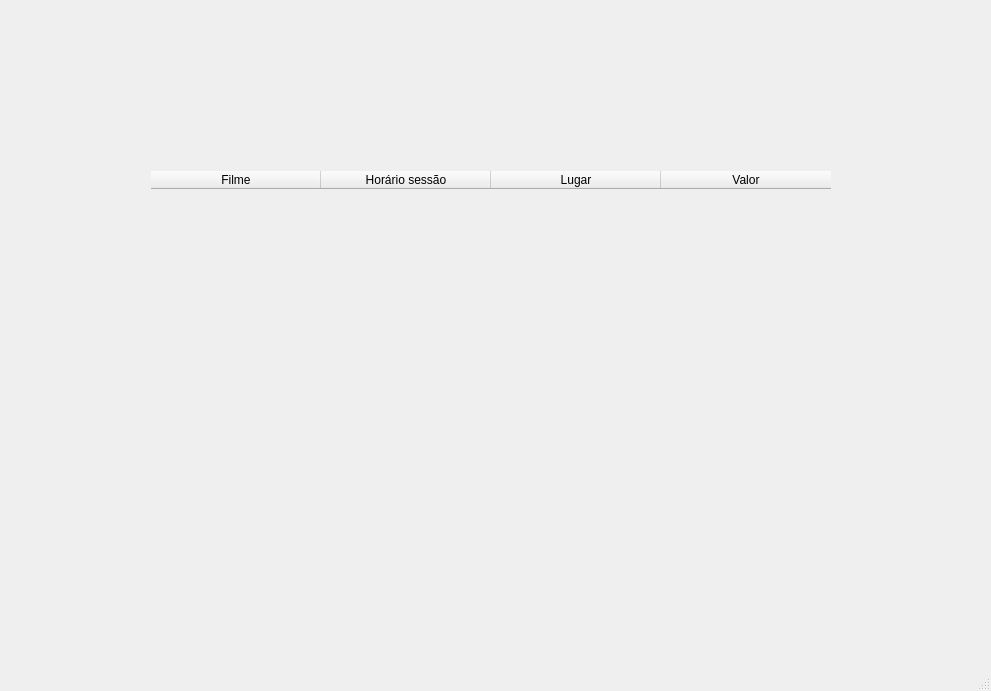
<?xml version="1.0" encoding="UTF-8"?>
<ui version="4.0">
 <class>MainWindow</class>
 <widget class="QMainWindow" name="MainWindow">
  <property name="geometry">
   <rect>
    <x>0</x>
    <y>0</y>
    <width>991</width>
    <height>691</height>
   </rect>
  </property>
  <property name="windowTitle">
   <string>MainWindow</string>
  </property>
  <widget class="QWidget" name="centralwidget">
   <widget class="QTableWidget" name="tableWidget">
    <property name="geometry">
     <rect>
      <x>150</x>
      <y>170</y>
      <width>701</width>
      <height>301</height>
     </rect>
    </property>
    <property name="styleSheet">
     <string notr="true">QTableWidget{
	background: transparent;
}

</string>
    </property>
    <property name="showGrid">
     <bool>false</bool>
    </property>
    <attribute name="horizontalHeaderVisible">
     <bool>true</bool>
    </attribute>
    <attribute name="horizontalHeaderDefaultSectionSize">
     <number>170</number>
    </attribute>
    <attribute name="verticalHeaderVisible">
     <bool>false</bool>
    </attribute>
    <attribute name="verticalHeaderDefaultSectionSize">
     <number>50</number>
    </attribute>
    <column>
     <property name="text">
      <string>Filme</string>
     </property>
    </column>
    <column>
     <property name="text">
      <string>Horário sessão</string>
     </property>
    </column>
    <column>
     <property name="text">
      <string>Lugar</string>
     </property>
    </column>
    <column>
     <property name="text">
      <string>Valor</string>
     </property>
    </column>
   </widget>
  </widget>
  <widget class="QMenuBar" name="menubar">
   <property name="geometry">
    <rect>
     <x>0</x>
     <y>0</y>
     <width>991</width>
     <height>22</height>
    </rect>
   </property>
  </widget>
  <widget class="QStatusBar" name="statusbar"/>
 </widget>
 <resources/>
 <connections/>
</ui>
